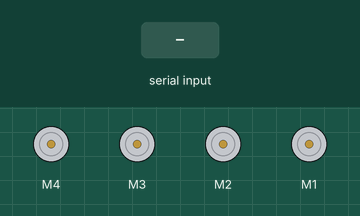
The sketch below on a simulated Arduino Uno, built with avr-gcc and run on an emulated ATmega328P. Shown: 4 × DC motor (green arrow = forward, orange = backward, longer = faster). The test bench sets the inputs (shaded band). What the sketch prints to the serial monitor is not drawn.

Above: at 1.2 s.
1.3 s: "F" received over Serial
At 2.4 s:
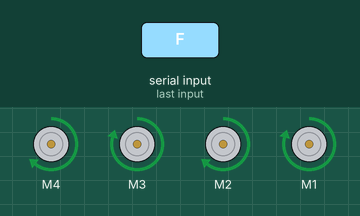
2.8 s: "L" received over Serial
At 3.5 s:
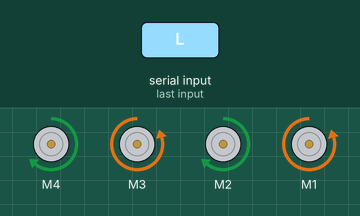
4.3 s: "R" received over Serial
At 4.6 s:
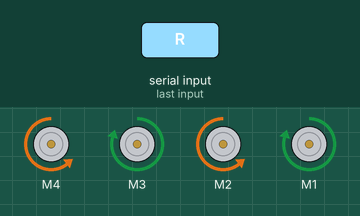
5.8 s: "B" received over Serial
At 7.0 s:
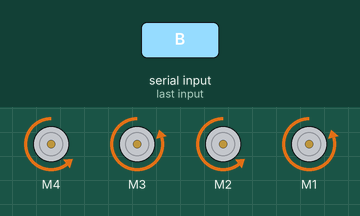
Timing chart, 0 to 8.3 s (numbered marks = the images above; inputs shaded):
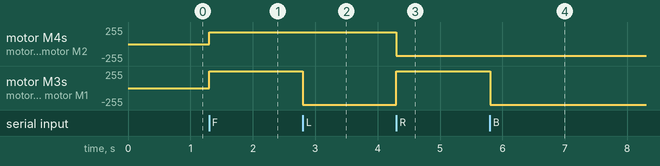

Measured:
- after the input at 1.3 s, motor M4, motor M2: stopped → forward 179/255 at once; motor M3, motor M1: stopped → forward 250/255 at once
- after the input at 2.8 s, motor M3, motor M1: forward 250/255 → backward 250/255 at once
- after the input at 4.3 s, motor M4, motor M2: forward 179/255 → backward 179/255 at once; motor M3, motor M1: backward 250/255 → forward 250/255 at once
- after the input at 5.8 s, motor M3, motor M1: forward 250/255 → backward 250/255 at once

The sketch:

rover.ino
```cpp
#include <Wire.h>
#include <Adafruit_MotorShield.h>
#include "utility/Adafruit_MS_PWMServoDriver.h"

// Create the motor shield object with the default I2C address
Adafruit_MotorShield AFMS = Adafruit_MotorShield();
// Or, create it with a different I2C address (say for stacking)
// Adafruit_MotorShield AFMS = Adafruit_MotorShield(0x61);

// Select which 'port' M1, M2, M3 or M4. In this case, M1
Adafruit_DCMotor *flMotor = AFMS.getMotor(3);
Adafruit_DCMotor *frMotor = AFMS.getMotor(4);
Adafruit_DCMotor *rlMotor = AFMS.getMotor(1);
Adafruit_DCMotor *rrMotor = AFMS.getMotor(2);


int lSpeed = 250;
int rSpeed = 179;
int btsignal = 0;


void setup() {
  // put your setup code here, to run once:
  Serial.begin(9600);           // set up Serial library at 9600 bps
  Serial.println("Rover test!");

  AFMS.begin();  // create with the default frequency 1.6KHz
  //AFMS.begin(1000);  // OR with a different frequency, say 1KHz


frMotor->setSpeed(0);
flMotor->setSpeed(0);
rrMotor->setSpeed(0);
rlMotor->setSpeed(0);
frMotor->run(RELEASE);
flMotor->run(RELEASE);
rrMotor->run(RELEASE);
rlMotor->run(RELEASE);

}

void loop() {
  // put your main code here, to run repeatedly:
  //this is our repeating loop - that will go round and round until we switch the Arduino off
  frMotor->setSpeed(rSpeed);
  flMotor->setSpeed(lSpeed);
  rrMotor->setSpeed(rSpeed);
  rlMotor->setSpeed(lSpeed);


//check if anything on the serial interface
//using the Arduino's default serial interface (pins 0 and 1)so no need to define these
    if (Serial.available() > 0) {
    // read the incoming serial:
    btsignal = Serial.read();
    }

  // if there is something on the serial interface it is read and assigned to btsignal
  // then a SWITCH (case) statement evaluates the bluetooth sent data via btsignal

  switch(btsignal)
  {
      case 'S':
        // stop all motors
        frMotor->run(RELEASE);
        flMotor->run(RELEASE);
        rrMotor->run(RELEASE);
        rlMotor->run(RELEASE);
        Serial.println("Stop\n"); //display message for test purposes when connected to a serial monitor
         btsignal='*';
        break;
      case 'F':
        //forward
        frMotor->run(FORWARD);
        flMotor->run(FORWARD);
        rrMotor->run(FORWARD);
        rlMotor->run(FORWARD);
        break;
      case 'L':
        //left
        frMotor->run(FORWARD);
        flMotor->run(BACKWARD);
        rrMotor->run(FORWARD);
        rlMotor->run(BACKWARD);
        break;
      case 'R':
        //right
        frMotor->run(BACKWARD);
        flMotor->run(FORWARD);
        rrMotor->run(BACKWARD);
        rlMotor->run(FORWARD);
        break;
      case 'B':
        //backward
        frMotor->run(BACKWARD);
        flMotor->run(BACKWARD);
        rrMotor->run(BACKWARD);
        rlMotor->run(BACKWARD);
        break;
      default:
        //stop
        frMotor->run(RELEASE);
        flMotor->run(RELEASE);
        rrMotor->run(RELEASE);
        rlMotor->run(RELEASE);
        break;
  }

}
```
